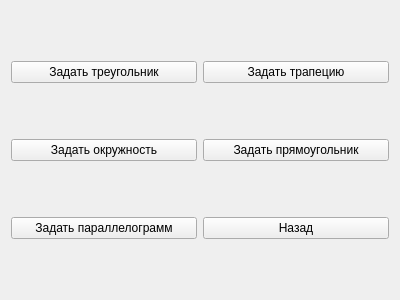
<?xml version="1.0" encoding="UTF-8"?>
<ui version="4.0">
 <class>WindowMenu</class>
 <widget class="QWidget" name="WindowMenu">
  <property name="geometry">
   <rect>
    <x>0</x>
    <y>0</y>
    <width>400</width>
    <height>300</height>
   </rect>
  </property>
  <property name="windowTitle">
   <string>Form</string>
  </property>
  <layout class="QGridLayout" name="gridLayout">
   <item row="1" column="1">
    <widget class="QPushButton" name="pushButton_4">
     <property name="text">
      <string>Задать прямоугольник</string>
     </property>
    </widget>
   </item>
   <item row="2" column="1">
    <widget class="QPushButton" name="pushButton">
     <property name="text">
      <string>Назад</string>
     </property>
    </widget>
   </item>
   <item row="2" column="0">
    <widget class="QPushButton" name="pushButton_2">
     <property name="text">
      <string>Задать параллелограмм</string>
     </property>
    </widget>
   </item>
   <item row="1" column="0">
    <widget class="QPushButton" name="pushButton_3">
     <property name="text">
      <string>Задать окружность</string>
     </property>
    </widget>
   </item>
   <item row="0" column="0">
    <widget class="QPushButton" name="pushButton_5">
     <property name="text">
      <string>Задать треугольник</string>
     </property>
    </widget>
   </item>
   <item row="0" column="1">
    <widget class="QPushButton" name="pushButton_6">
     <property name="text">
      <string>Задать трапецию</string>
     </property>
    </widget>
   </item>
  </layout>
 </widget>
 <resources/>
 <connections/>
</ui>
